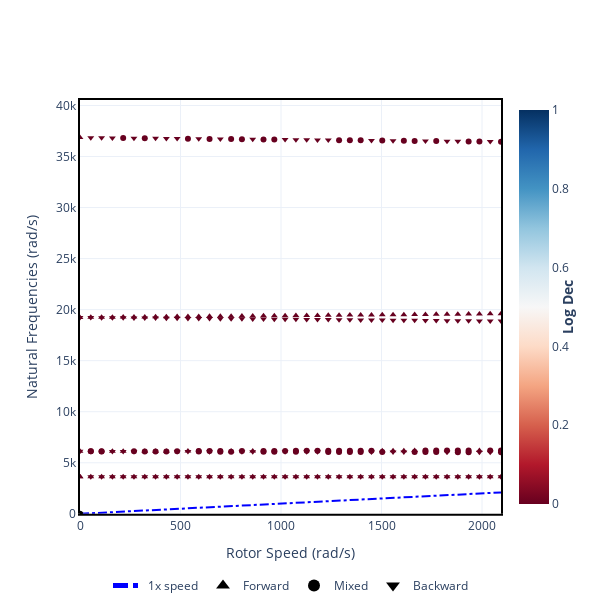

Notebook code cell kept with this figure:
### Code cell
campbell = rotor_hp.run_campbell(speed_range, frequency_type="wn", frequencies=7)
fig = campbell.plot(frequency_units="rad/s", width=600, height=600)
fig
